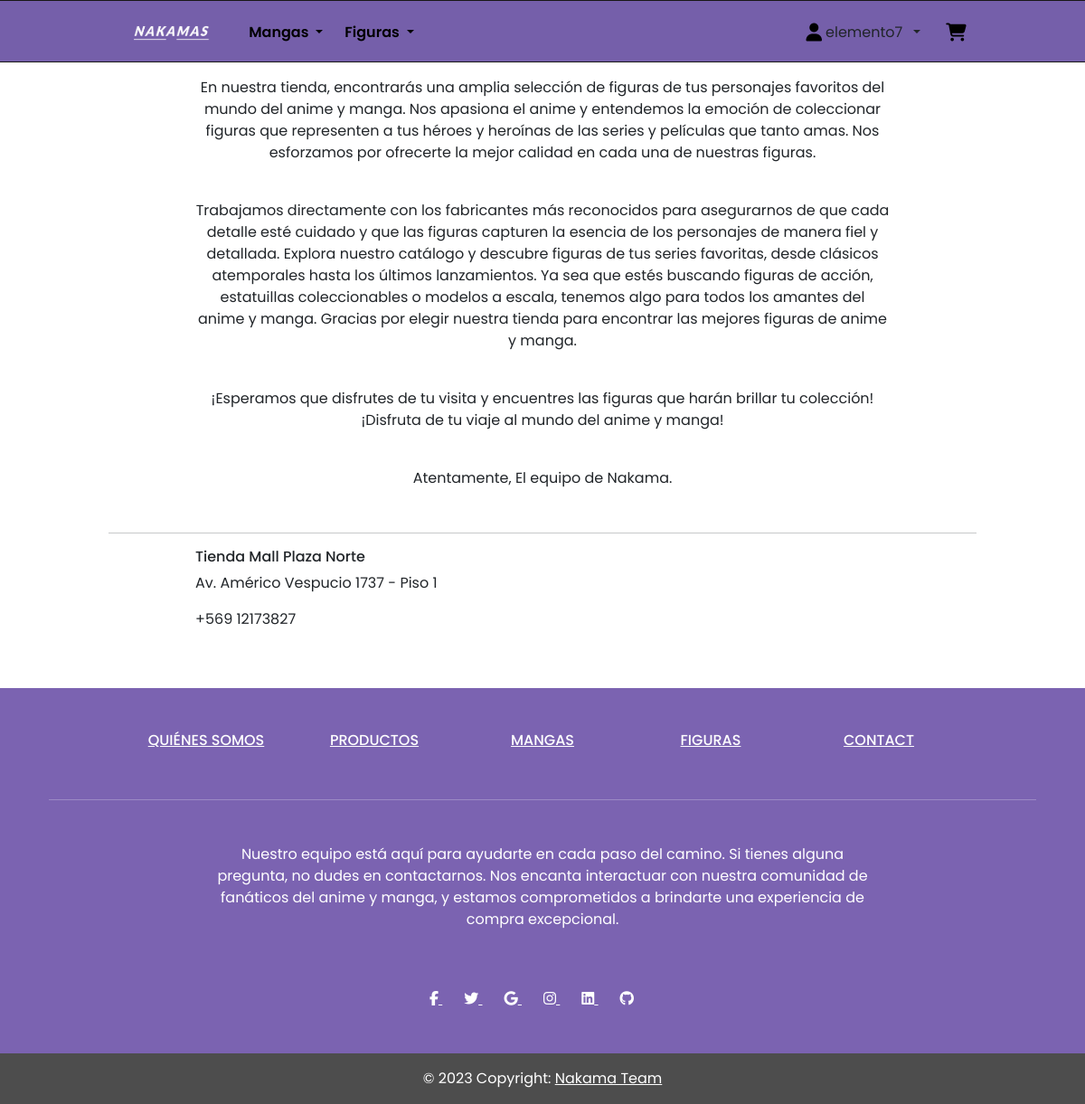
Page /info_nakama (signed in) on the committed database.
### mynakama/models.py (models this page shows)
class Empresa(models.Model):
    text1 = models.TextField(null=True)
    text2 = models.TextField(null=True)
    text3 = models.TextField(null=True)
    text4 = models.TextField(null=True)
    image1 = models.CharField(max_length=200 , default= '-')
    nombre_tienda = models.CharField(max_length=200 , default= '-')
    direccion = models.CharField(max_length=200 , default= '-')
    image2 = models.CharField(max_length=200 , default= '-')
    telefono = models.CharField(max_length=200 , default= '-')
    class Meta:
        db_table = 'empresa'

### mynakama/views.py (the view)
# urls.py: path('info_nakama', views.info_nakama,name ='info_nakama'),
def info_nakama(request):
    empresa = Empresa.objects.all()
    context = {'empresa' : empresa}
    return render(request, 'info_nakama.html', context  )

### mynakama/process_global.py (called while the page is built)
def animes_dropdown(request):
    animes = Anime.objects.all()
    return {'animes': animes}

### mynakama/templates/info_nakama.html (shortened to what this page needs)
{% extends 'layouts/navthem.html' %}
{% block content %}
{% load static %}
<div class ="container-custom">
  {% for e in empresa %}
  <div class="container-custom">
  <div class="text-center py-3">
    <p> {{  e.text1  }}  </p>
    <br>
    <p> {{  e.text2  }}  </p>
    <br>
    <p> {{  e.text3  }}  </p>
    <br>
    <p> {{  e.text4  }}  </p>
  </div>
</div>
<hr>
  <div class="container-custom">
    <div class="col-6">
      <div>
        <h6>{{  e.nombre_tienda  }} </h6>
        <p>{{  e.direccion  }}</p>
        <p>{{  e.telefono  }} </p>
      </div>
    </div>
    <div class="col-6 pb-4">
    </div>
  </div>
  {% endfor %}
</div>
{% endblock %}

### mynakama/templates/layouts/navthem.html (shortened to what this page needs)
{% load static %}
<!DOCTYPE html>
<html lang="en">
<head>
<link href="https://cdn.jsdelivr.net/npm/bootstrap@5.3.0-alpha3/dist/css/bootstrap.min.css" rel="stylesheet">
<link rel="stylesheet" href="https://cdnjs.cloudflare.com/ajax/libs/font-awesome/4.7.0/css/font-awesome.min.css">
<link rel="stylesheet" href="https://cdn.jsdelivr.net/npm/swiper@9/swiper-bundle.min.css" />
<link rel='stylesheet' href='https://unpkg.com/swiper@6.8.4/swiper-bundle.min.css'>
<link rel="stylesheet" href="{% static 'css/css_info_articulo.css'%}">
<link rel="stylesheet" href="{% static 'css/loading_page_rengoku.css' %}">
<link href="{% static 'css/usuario_modal.css' %}" rel="stylesheet">
<link href="{% static 'css/log_reg.css' %}" rel="stylesheet">
<link href="{% static 'css/bootstrap.css' %}" rel="stylesheet">
<link rel="stylesheet" href="{% static 'css/main.css'%}">
</head>
<body>
<nav class="navbar navbar-expand-lg"
  style="border: 1px solid #181717; border-left: none; border-right: none; background-color: #755faa">
  <div class="container-custom" style="background-color: #755faa">
    <div class="collapse navbar-collapse" id="navbarSupportedContent" >
      <ul class="navbar-nav mb-2 mb-lg-0">
        <li class="nav-item">
          <a class="nav-link active" aria-current="page" href="{% url 'index'%}"><img src="{% static 'image/logo.png'%}"alt="icono Responsive image" class="img-fluid" style="width: 120px;">
          </a>
        </li>
        <li class="nav-item dropdown">
          <a class="nav-link dropdown-toggle" href="#" id="mangaDropdown" role="button" data-bs-toggle="dropdown" aria-haspopup="true" aria-expanded="false">
              Mangas
          </a>
      </li>
      <li class="nav-item dropdown">
        <a class="nav-link dropdown-toggle" href="#" id="mangaDropdown" role="button" data-bs-toggle="dropdown" aria-haspopup="true" aria-expanded="false">
            Figuras
        </a>
    </li>
      </ul>
      <ul class="navbar-nav ms-auto mb-2 mb-lg-0">
        <li class="nav-item">
          <li class="d-flex align-items-center">
           {% if user.is_authenticated %}
           <a class="iconos px-1" href="{%url 'index'%}"><i class="fa-solid fa-user"></i></a>
           {% else %}
           <a class="iconos px-1" href=" {%url 'login'%}"><i class="fa-solid fa-user"></i></a>
           {% endif %}
           <span> {{ user.username }}</span>
          </li>
          <li class="nav-item dropdown">
            {% if not user.is_anonymous %}
            <button class="btn dropdown-toggle" data-bs-toggle="dropdown" aria-expanded="false" style="box-shadow: none; border: none; " id="login-button"></button>
            {% endif %}
          </li>
          <div class="iconos">
            <a class="nav-link active" aria-current="page" href="{% url 'carrito' %}">
              <i class="fa-solid fa-cart-shopping">
            </i></a>
          </div>
        </li>
      </ul>
    </div>
  </div>
</nav>
{% block content%}
{%endblock%}
<div class="container-footer">
  <footer class="text-center text-white" style="background-color: #7b63b1">
    <div class="container">
      <section class=" footer-1">
        <div class="row text-center d-flex justify-content-center pt-5">
          <div class="col-md-2">
            <h6 class="text-uppercase font-weight-bold">
              <a href="{% url 'info_nakama' %}"  class="text-white">quiénes somos</a>
            </h6>
          </div>
          <div class="col-md-2">
            <h6 class="text-uppercase font-weight-bold">
              <a href="{% url 'index' %}" class="text-white">Productos</a>
            </h6>
          </div>
          <div class="col-md-2">
            <h6 class="text-uppercase font-weight-bold">
              <a href="{% url 'productos_filtrados' 'mangas' %}" class="text-white">Mangas</a>
            </h6>
          </div>
          <div class="col-md-2">
            <h6 class="text-uppercase font-weight-bold">
              <a href="{% url 'productos_filtrados' 'figuras' %}" class="text-white">Figuras</a>
            </h6>
          </div>
          <div class="col-md-2">
            <h6 class="text-uppercase font-weight-bold">
              <a href="{% url 'info_nakama' %}" class="text-white">Contact</a>
            </h6>
          </div>
        </div>
      </section>
      <hr class="my-5" />
      <section class="mb-5">
        <div class="row d-flex justify-content-center">
          <div class="col-lg-8">
            <p>
              Nuestro equipo está aquí para ayudarte en cada paso del camino.
              Si tienes alguna pregunta, no dudes en contactarnos. Nos
              encanta interactuar con nuestra comunidad de fanáticos del anime y manga,
              y estamos comprometidos a brindarte una experiencia de compra excepcional.
            </p>
          </div>
        </div>
      </section>
      <section class="text-center mb-5">
        <a href="" class="text-white me-4">
          <i class="fab fa-facebook-f"></i>
        </a>
        <a href="" class="text-white me-4">
          <i class="fab fa-twitter"></i>
        </a>
        <a href="" class="text-white me-4">
          <i class="fab fa-google"></i>
        </a>
        <a href="" class="text-white me-4">
          <i class="fab fa-instagram"></i>
        </a>
        <a href="" class="text-white me-4">
          <i class="fab fa-linkedin"></i>
        </a>
        <a href="" class="text-white me-4">
          <i class="fab fa-github"></i>
        </a>
      </section>
    </div>
    <div
         class="text-center p-3"
         style="background-color: #4d4d4d"
         >
      © 2023 Copyright:
      <a class="text-white" href="{% url 'index' %}">Nakama Team</a>
    </div>
  </footer>
</div>
</body>
</html>

### mynakama/static/css/log_reg.css (style rules this page uses)
* { margin: 0; padding: 0; box-sizing: border-box; font-family: "Poppins", sans-serif; }

### mynakama/static/css/main.css (style rules this page uses)
body { background-color: rgb(255, 255, 255); margin: 0px; padding: 0px; font-style: "_muli",sans-serif; }
.container-custom { width: 80%; max-width: 80%; margin-left: auto; margin-right: auto; padding-left: 0; padding-right: 0; }
.nav-link { display: block; padding: 0.5rem 1rem; color: #000000; text-decoration: none; font-weight: 600; transition: color 0.15s ease-in-out, background-color 0.15s ease-in-out, border-color 0.15s ease-in-out; }
.navbar-nav { display: flex; align-items: center; margin-top: 2px; padding-top: 2px; }
.navbar-nav .nav-item { margin-right: 8px; }
.navbar-nav .nav-item:last-child { margin-right: 0; }
.navbar { padding: 4px; }
.iconos { font-size: 20px; color: black; }

### rows in the picture
Empresa: text1 "En nuestra tienda, encontrarás una amplia selección de figuras de tus personajes favoritos del mundo del anime y manga. Nos apasiona el anime y entendemos la emoción de coleccionar figuras que representen a tus héroes y heroínas de las series y películas que tanto amas. Nos esforzamos por ofrecerte la mejor calidad en cada una de nuestras figuras.", text2 "Trabajamos directamente con los fabricantes más reconocidos para asegurarnos de que cada detalle esté cuidado y que las figuras capturen la esencia de los personajes de manera fiel y detallada. Explora nuestro catálogo y descubre figuras de tus series favoritas, desde clásicos atemporales hasta los últimos lanzamientos. Ya sea que estés buscando figuras de acción, estatuillas coleccionables o modelos a escala, tenemos algo para todos los amantes del anime y manga. Gracias por elegir nuestra tienda para encontrar las mejores figuras de anime y manga.", text3 "¡Esperamos que disfrutes de tu visita y encuentres las figuras que harán brillar tu colección! ¡Disfruta de tu viaje al mundo del anime y manga!", text4 "Atentamente, El equipo de Nakama.", nombre_tienda "Tienda Mall Plaza Norte", direccion "Av. Américo Vespucio 1737 - Piso 1", telefono "+569 12173827"

### other values in the picture
{{ user.username }} "elemento7"
